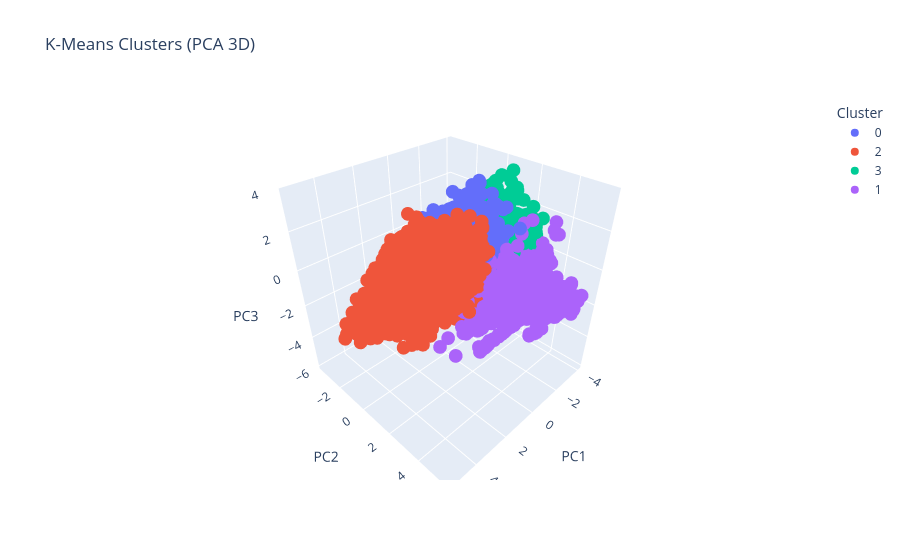

The notebook cell saved with this chart:
### Code cell
import plotly.express as px

pca_3d = PCA(n_components=3)
X_pca_3d = pca_3d.fit_transform(X_train_scaled)

fig = px.scatter_3d(
    x=X_pca_3d[:, 0],
    y=X_pca_3d[:, 1],
    z=X_pca_3d[:, 2],
    color=kmeans.labels_.astype(str),
    labels={"x": "PC1", "y": "PC2", "z": "PC3", "color": "Cluster"},
    title="K-Means Clusters (PCA 3D)"
)
fig.show()

### Figure 1 — Plotly figure (JSON) as saved in the notebook; plotly's stock layout.template omitted (floating-point values rounded to 4 significant figures; data arrays with more than 128 entries replaced by an {"elided": "..."} marker saying what was removed)
{"data": [{"hovertemplate": "Cluster=0<br>PC1=%{x}<br>PC2=%{y}<br>PC3=%{z}<extra></extra>", "legendgroup": "0", "marker": {"color": "#636efa", "symbol": "circle"}, "mode": "markers", "name": "0", "scene": "scene", "showlegend": true, "type": "scatter3d", "x": {"elided": "12843 float values"}, "y": {"elided": "12843 float values"}, "z": {"elided": "12843 float values"}}, {"hovertemplate": "Cluster=2<br>PC1=%{x}<br>PC2=%{y}<br>PC3=%{z}<extra></extra>", "legendgroup": "2", "marker": {"color": "#EF553B", "symbol": "circle"}, "mode": "markers", "name": "2", "scene": "scene", "showlegend": true, "type": "scatter3d", "x": {"elided": "12772 float values"}, "y": {"elided": "12772 float values"}, "z": {"elided": "12772 float values"}}, {"hovertemplate": "Cluster=3<br>PC1=%{x}<br>PC2=%{y}<br>PC3=%{z}<extra></extra>", "legendgroup": "3", "marker": {"color": "#00cc96", "symbol": "circle"}, "mode": "markers", "name": "3", "scene": "scene", "showlegend": true, "type": "scatter3d", "x": {"elided": "6330 float values"}, "y": {"elided": "6330 float values"}, "z": {"elided": "6330 float values"}}, {"hovertemplate": "Cluster=1<br>PC1=%{x}<br>PC2=%{y}<br>PC3=%{z}<extra></extra>", "legendgroup": "1", "marker": {"color": "#ab63fa", "symbol": "circle"}, "mode": "markers", "name": "1", "scene": "scene", "showlegend": true, "type": "scatter3d", "x": {"elided": "2259 float values"}, "y": {"elided": "2259 float values"}, "z": {"elided": "2259 float values"}}], "layout": {"legend": {"title": {"text": "Cluster"}, "tracegroupgap": 0}, "scene": {"domain": {"x": [0, 1], "y": [0, 1]}, "xaxis": {"title": {"text": "PC1"}}, "yaxis": {"title": {"text": "PC2"}}, "zaxis": {"title": {"text": "PC3"}}}, "title": {"text": "K-Means Clusters (PCA 3D)"}}}
